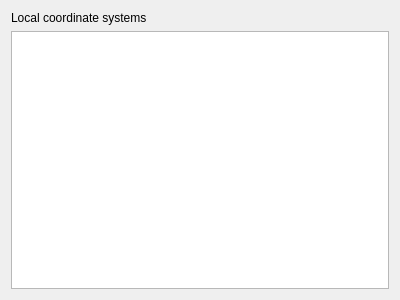
<?xml version="1.0" encoding="UTF-8"?>
<ui version="4.0">
 <class>Dialog</class>
 <widget class="QDialog" name="Dialog">
  <property name="geometry">
   <rect>
    <x>0</x>
    <y>0</y>
    <width>400</width>
    <height>300</height>
   </rect>
  </property>
  <property name="windowTitle">
   <string>Dialog</string>
  </property>
  <layout class="QGridLayout" name="gridLayout">
   <item row="0" column="0">
    <widget class="QLabel" name="label">
     <property name="text">
      <string>Local coordinate systems</string>
     </property>
    </widget>
   </item>
   <item row="1" column="0">
    <widget class="QTreeView" name="treeView"/>
   </item>
  </layout>
 </widget>
 <resources/>
 <connections/>
</ui>
